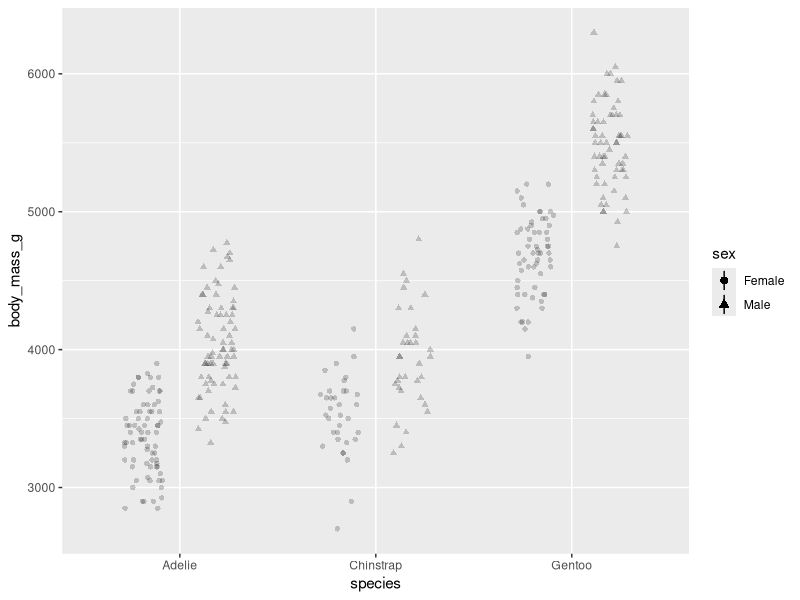
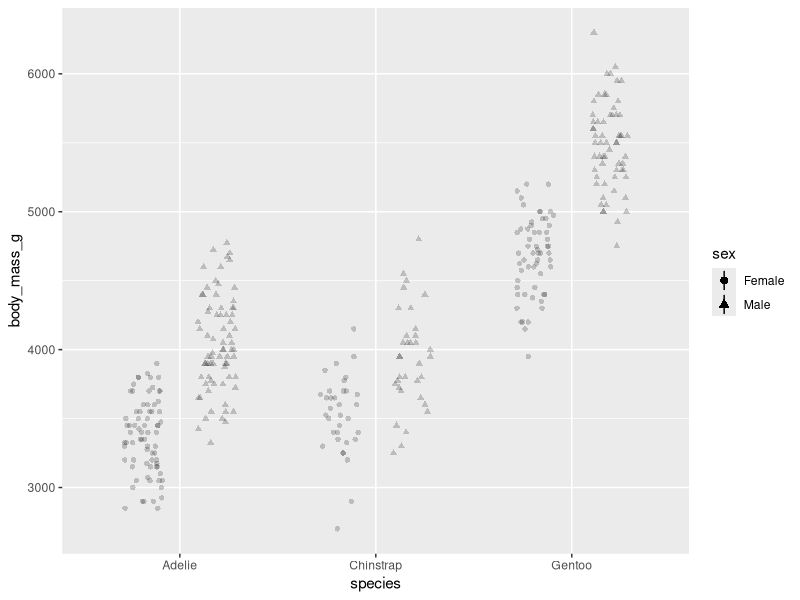
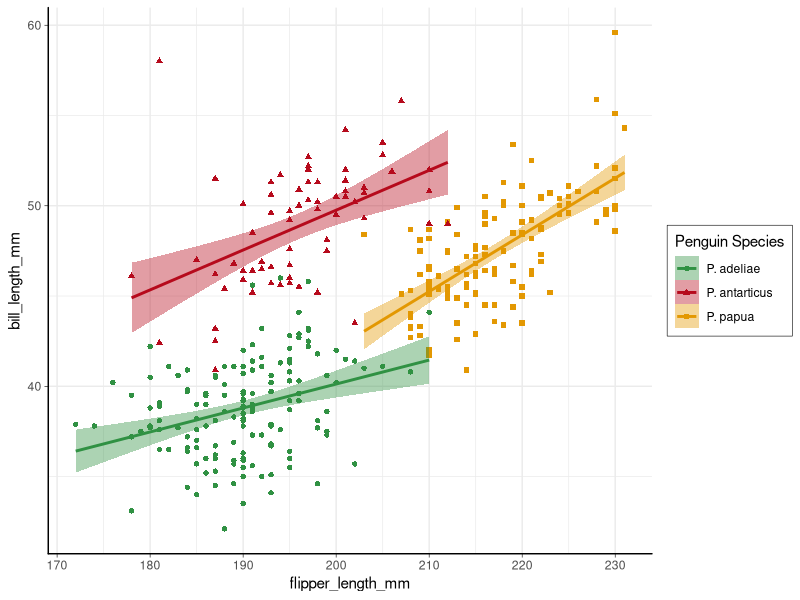
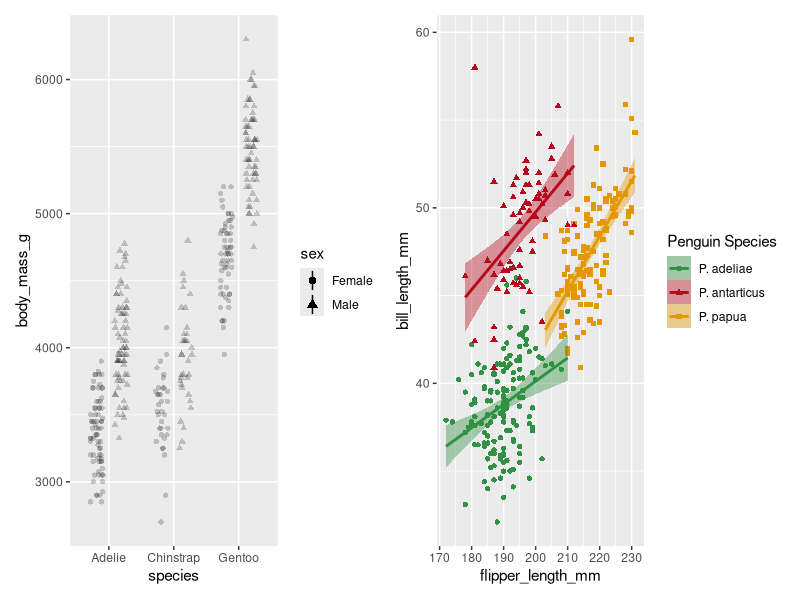
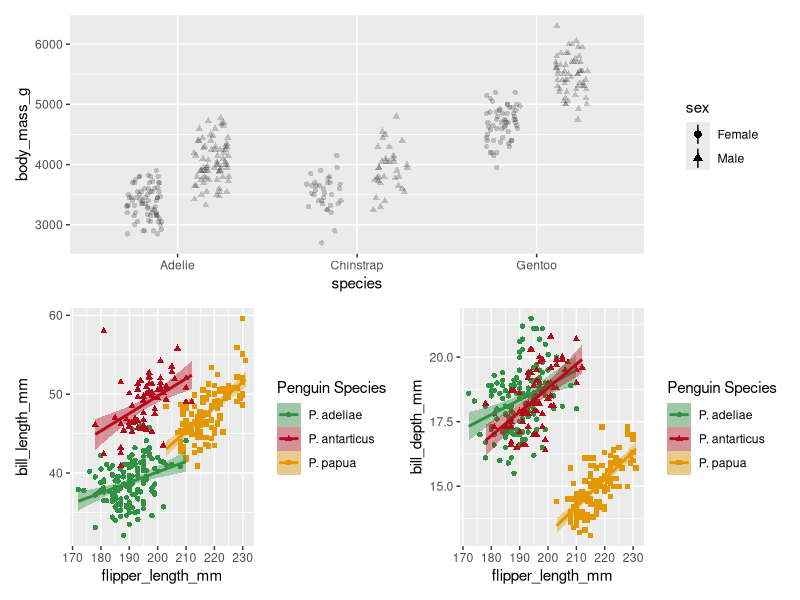
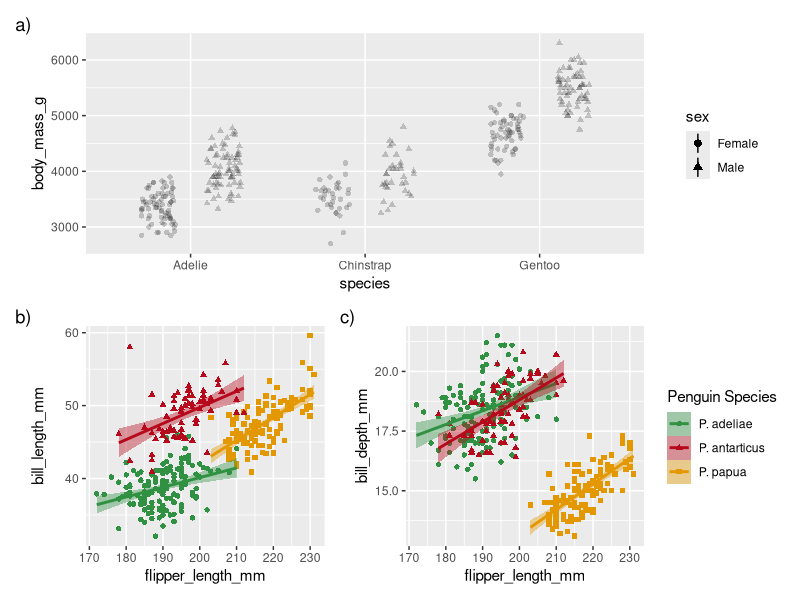
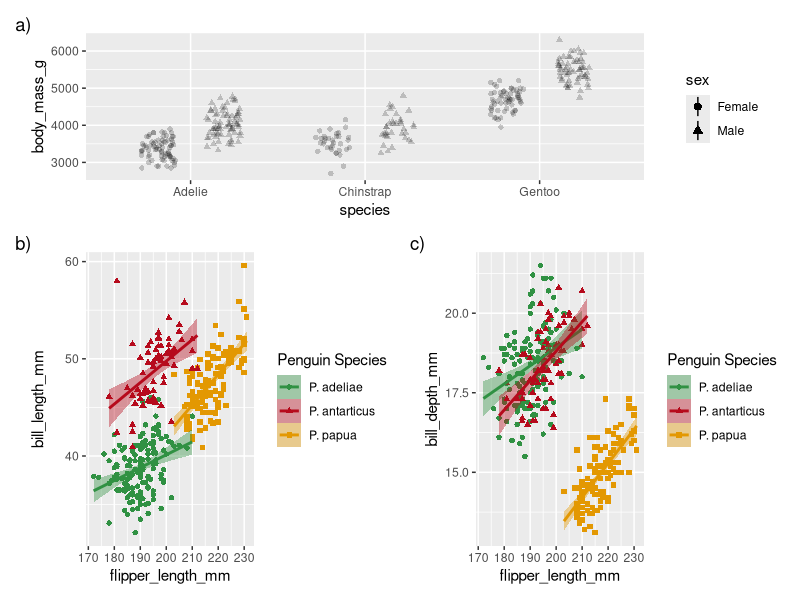

These figures' R source, in order:
## ---- chunk 1
library(tidyverse)
## ---- chunk 2
#install.packages("palmerpenguins")
library(palmerpenguins)

p1 <-
  ggplot(penguins |> filter(!is.na(sex)),
         aes(x = species, y = body_mass_g, shape = sex)) +
  geom_point(alpha = 0.2,
    position = position_jitterdodge(dodge.width = 0.75)) +
  stat_summary(fun.data = mean_sdl,
    position = position_dodge(width = 0.75))

p2 <-
  ggplot(penguins,
         aes(
           x = flipper_length_mm,
           y = bill_length_mm,
           color = species,
           fill = species,
           shape = species
         )) +
  geom_point() +
  geom_smooth(method = "lm")

p3 <-
  ggplot(penguins,
         aes(
           x = flipper_length_mm,
           y = bill_depth_mm,
           color = species,
           fill = species,
           shape = species
         )) +
  geom_point() +
  geom_smooth(method = "lm")

## color and legend title
my_cols <- 
  c("Chinstrap" = "#B60A1C", "Gentoo" = "#E39802", "Adelie" = "#309143")
p2 <- p2 + 
  scale_color_manual(values = my_cols, aesthetics = c("color", "fill"))+
  labs(color = "Penguin Species",
            shape = "Penguin Species",
            fill = "Penguin Species")
p3 <- p3 +
  scale_color_manual(values = my_cols, aesthetics = c("color", "fill"))+
  labs(color = "Penguin Species",
            shape = "Penguin Species",
            fill = "Penguin Species")
## ---- chunk 3
scinames <- c("Adelie" = "P. adeliae",
              "Chinstrap" = "P. antarticus",
              "Gentoo" = "P. papua")
p2 <- p2 +
  scale_color_manual(
    values = my_cols,
    labels = scinames,
    aesthetics = c("color", "fill")
  ) +
  scale_shape_discrete(labels = scinames)


p3 <- p3 +
  scale_color_manual(
    values = my_cols,
    labels = scinames,
    aesthetics = c("color", "fill")
  ) +
  scale_shape_discrete(labels = scinames)
## ---- chunk 4
p1 <- p1 +
  scale_shape_discrete(labels = c("Female","Male"))
p1
## ---- chunk 5
p1
## ---- chunk 6
scinames
## ---- chunk 7
my_theme <- 
  theme_minimal() + 
  theme(
    axis.line = element_line(linewidth = 0.5, lineend = "round"),
    axis.ticks = element_line(linewidth = 0.2),
    legend.background = element_rect(linewidth = 0.2)
  )

p2 + my_theme
## ---- chunk 8
library(patchwork)
p1 + p2
## ---- chunk 9
p1/(p2+p3)
## ---- chunk 10
p1 /
  (p2 + p3 + plot_layout(guides = "collect")) + 
  plot_annotation(tag_levels = "a", tag_suffix = ")")
## ---- chunk 11
p1 / (p2 + p3) +
  plot_layout(heights = c(1, 2)) +
  plot_annotation(tag_levels = "a", tag_suffix = ")")
